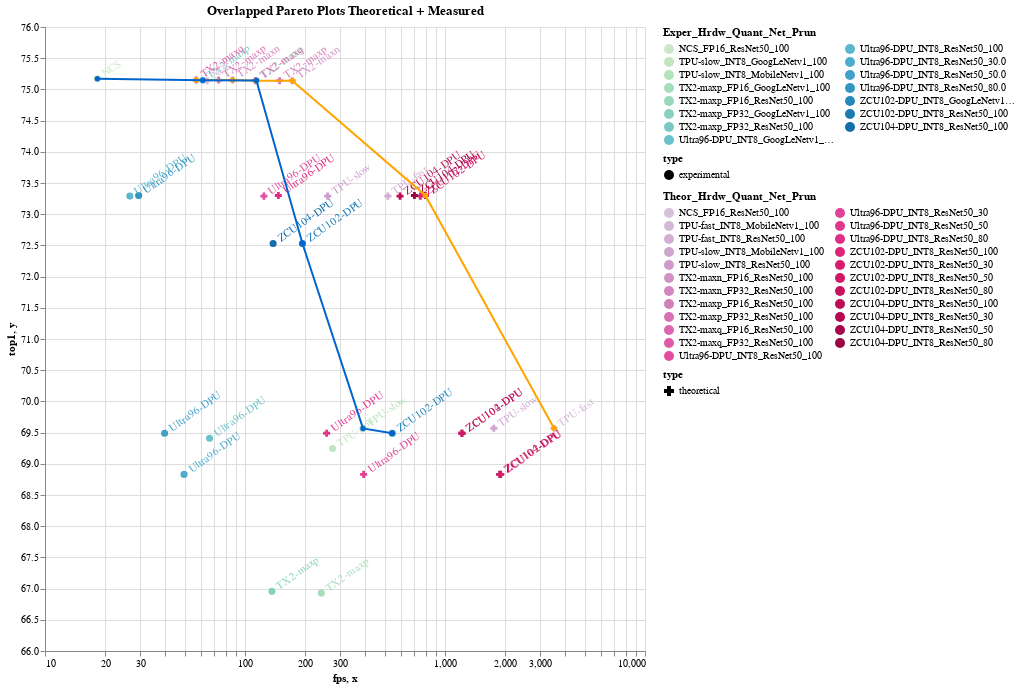

Notebook code for this chart:
### Code cell
#hide_input
df_charts = get_several_paretos_df(list_df = [df_theo, df_exper], groupcol='hardw_quant_net_prun' , xcol='fps' , ycol='top1', colors=['#FFA500', '#0066CC'])
chart1 = get_point_chart(df= df_exper, color_groupcol= 'hardw_quant_net_prun', shape_groupcol= 'type', size_groupcol='size', scheme='greenblue', xcol= 'fps', ycol= 'top1', shape='circle', legend_title_groupcol="Exper_Hrdw_Quant_Net_Prun" )
chart2 = get_point_chart(df= df_theo, color_groupcol= 'hardw_quant_net_prun', shape_groupcol= 'type', size_groupcol='size', scheme='purplered', xcol= 'fps', ycol= 'top1', shape='cross', legend_title_groupcol="Theor_Hrdw_Quant_Net_Prun" )

#df_charts = df_charts.append(pd.DataFrame([[chart2],[chart1]], columns=['charts']))
chart = df_charts.charts.sum(numeric_only = False)
alt.layer(
    chart1,
    chart2,
    chart
).resolve_scale(color='independent', shape='independent').properties(title='Overlapped Pareto Plots Theoretical + Measured')

### Figure 1 — Vega-Lite specification as saved in the notebook (floating-point values rounded to 4 significant figures)
{"config": {"view": {"continuousWidth": 400, "continuousHeight": 300}}, "layer": [{"layer": [{"mark": {"type": "point", "filled": true, "opacity": 1, "size": 50}, "encoding": {"color": {"type": "nominal", "field": "hardw_quant_net_prun", "legend": {"columns": 2, "title": "Exper_Hrdw_Quant_Net_Prun"}, "scale": {"scheme": "greenblue"}}, "shape": {"type": "nominal", "field": "type", "scale": {"range": ["circle"]}}, "tooltip": [{"type": "nominal", "field": "hardw_quant_net_prun"}, {"type": "nominal", "field": "type"}, {"type": "quantitative", "field": "fps"}, {"type": "quantitative", "field": "top1"}], "x": {"type": "quantitative", "field": "fps", "scale": {"type": "log"}}, "y": {"type": "quantitative", "field": "top1", "scale": {"zero": false}}}, "height": 624.0, "selection": {"selector005": {"type": "interval", "bind": "scales", "encodings": ["x", "y"]}}, "title": "  ", "width": 600}, {"mark": {"type": "text", "align": "left", "angle": 325, "baseline": "middle", "dx": 7}, "encoding": {"color": {"type": "nominal", "field": "hardw_quant_net_prun", "legend": {"columns": 2, "title": "Exper_Hrdw_Quant_Net_Prun"}, "scale": {"scheme": "greenblue"}}, "shape": {"type": "nominal", "field": "type", "scale": {"range": ["circle"]}}, "text": {"type": "nominal", "field": "hardw"}, "tooltip": [{"type": "nominal", "field": "hardw_quant_net_prun"}, {"type": "nominal", "field": "type"}, {"type": "quantitative", "field": "fps"}, {"type": "quantitative", "field": "top1"}], "x": {"type": "quantitative", "field": "fps", "scale": {"type": "log"}}, "y": {"type": "quantitative", "field": "top1", "scale": {"zero": false}}}, "height": 624.0, "title": "  ", "width": 600}], "data": {"name": "data-4d9dc084eb4512ca09f5ca0229bfda40"}}, {"layer": [{"mark": {"type": "point", "filled": true, "opacity": 1, "size": 50}, "encoding": {"color": {"type": "nominal", "field": "hardw_quant_net_prun", "legend": {"columns": 2, "title": "Theor_Hrdw_Quant_Net_Prun"}, "scale": {"scheme": "purplered"}}, "shape": {"type": "nominal", "field": "type", "scale": {"range": ["cross"]}}, "tooltip": [{"type": "nominal", "field": "hardw_quant_net_prun"}, {"type": "nominal", "field": "type"}, {"type": "quantitative", "field": "fps"}, {"type": "nominal", "field": "top1"}], "x": {"type": "quantitative", "field": "fps", "scale": {"type": "log"}}, "y": {"type": "quantitative", "field": "top1", "scale": {"zero": false}}}, "height": 624.0, "selection": {"selector006": {"type": "interval", "bind": "scales", "encodings": ["x", "y"]}}, "title": "  ", "width": 600}, {"mark": {"type": "text", "align": "left", "angle": 325, "baseline": "middle", "dx": 7}, "encoding": {"color": {"type": "nominal", "field": "hardw_quant_net_prun", "legend": {"columns": 2, "title": "Theor_Hrdw_Quant_Net_Prun"}, "scale": {"scheme": "purplered"}}, "shape": {"type": "nominal", "field": "type", "scale": {"range": ["cross"]}}, "text": {"type": "nominal", "field": "hardw"}, "tooltip": [{"type": "nominal", "field": "hardw_quant_net_prun"}, {"type": "nominal", "field": "type"}, {"type": "quantitative", "field": "fps"}, {"type": "nominal", "field": "top1"}], "x": {"type": "quantitative", "field": "fps", "scale": {"type": "log"}}, "y": {"type": "quantitative", "field": "top1", "scale": {"zero": false}}}, "height": 624.0, "title": "  ", "width": 600}], "data": {"name": "data-0d00e6dc920f15ac2038c0dd6d538bce"}}, {"layer": [{"data": {"name": "data-51fb11200defad865cc5bc0c41393302"}, "mark": {"type": "line", "point": true}, "encoding": {"color": {"value": "#FFA500"}, "tooltip": [{"type": "nominal", "field": "group"}, {"type": "quantitative", "field": "x"}, {"type": "nominal", "field": "y"}], "x": {"type": "quantitative", "field": "x"}, "y": {"type": "quantitative", "field": "y", "scale": {"zero": false}}}, "selection": {"selector003": {"type": "interval", "bind": "scales", "encodings": ["x", "y"]}}}, {"data": {"name": "data-feb53ac0ec3bcd1e68a63cca1faab0e4"}, "mark": {"type": "line", "point": true}, "encoding": {"color": {"value": "#0066CC"}, "tooltip": [{"type": "nominal", "field": "group"}, {"type": "quantitative", "field": "x"}, {"type": "quantitative", "field": "y"}], "x": {"type": "quantitative", "field": "x"}, "y": {"type": "quantitative", "field": "y", "scale": {"zero": false}}}, "selection": {"selector004": {"type": "interval", "bind": "scales", "encodings": ["x", "y"]}}}]}], "resolve": {"scale": {"color": "independent", "shape": "independent"}}, "title": "Overlapped Pareto Plots Theoretical + Measured", "$schema": "https://vega.github.io/schema/vega-lite/v4.0.2.json", "datasets": {"data-4d9dc084eb4512ca09f5ca0229bfda40": [{"top1": 75.17, "hardw": "NCS", "fps": 18.27, "network": "ResNet50", "type": "experimental", "hardw_quant_net_prun": "NCS_FP16_ResNet50_100", "batch/thread/stream": 128.0, "Op mode": null, "size": 120}, {"top1": 69.24, "hardw": "TPU-slow", "fps": 274.1, "network": "GNv1", "type": "experimental", "hardw_quant_net_prun": "TPU-slow_INT8_GoogLeNetv1_100", "batch/thread/stream": 1.0, "Op mode": "slow", "size": 120}, {"top1": 69.57, "hardw": "TPU-slow", "fps": 389.0, "network": "MobileNetv1", "type": "experimental", "hardw_quant_net_prun": "TPU-slow_INT8_MobileNetv1_100", "batch/thread/stream": 1.0, "Op mode": "slow", "size": 120}, {"top1": 66.93, "hardw": "TX2-maxp", "fps": 240.7, "network": "GNv1", "type": "experimental", "hardw_quant_net_prun": "TX2-maxp_FP16_GoogLeNetv1_100", "batch/thread/stream": 128.0, "Op mode": "maxp", "size": 120}, {"top1": 75.14, "hardw": "TX2-maxp", "fps": 114.0, "network": "ResNet50", "type": "experimental", "hardw_quant_net_prun": "TX2-maxp_FP16_ResNet50_100", "batch/thread/stream": 128.0, "Op mode": "maxp", "size": 120}, {"top1": 66.96, "hardw": "TX2-maxp", "fps": 136.3, "network": "GNv1", "type": "experimental", "hardw_quant_net_prun": "TX2-maxp_FP32_GoogLeNetv1_100", "batch/thread/stream": 128.0, "Op mode": "maxp", "size": 120}, {"top1": 75.15, "hardw": "TX2-maxp", "fps": 61.51, "network": "ResNet50", "type": "experimental", "hardw_quant_net_prun": "TX2-maxp_FP32_ResNet50_100", "batch/thread/stream": 128.0, "Op mode": "maxp", "size": 120}, {"top1": 69.41, "hardw": "Ultra96-DPU", "fps": 66.51, "network": "GNv1", "type": "experimental", "hardw_quant_net_prun": "Ultra96-DPU_INT8_GoogLeNetv1_100", "batch/thread/stream": 8.0, "Op mode": null, "size": 120}, {"top1": 73.29, "hardw": "Ultra96-DPU", "fps": 26.56, "network": "ResNet50", "type": "experimental", "hardw_quant_net_prun": "Ultra96-DPU_INT8_ResNet50_100", "batch/thread/stream": 8.0, "Op mode": null, "size": 120}, {"top1": 68.83, "hardw": "Ultra96-DPU", "fps": 49.58, "network": "ResNet50", "type": "experimental", "hardw_quant_net_prun": "Ultra96-DPU_INT8_ResNet50_30.0", "batch/thread/stream": 8.0, "Op mode": null, "size": 120}, {"top1": 69.49, "hardw": "Ultra96-DPU", "fps": 39.62, "network": "ResNet50", "type": "experimental", "hardw_quant_net_prun": "Ultra96-DPU_INT8_ResNet50_50.0", "batch/thread/stream": 8.0, "Op mode": null, "size": 120}, {"top1": 73.3, "hardw": "Ultra96-DPU", "fps": 29.4, "network": "ResNet50", "type": "experimental", "hardw_quant_net_prun": "Ultra96-DPU_INT8_ResNet50_80.0", "batch/thread/stream": 8.0, "Op mode": null, "size": 120}, {"top1": 69.49, "hardw": "ZCU102-DPU", "fps": 544.7, "network": "GNv1", "type": "experimental", "hardw_quant_net_prun": "ZCU102-DPU_INT8_GoogLeNetv1_100", "batch/thread/stream": 8.0, "Op mode": null, "size": 120}, {"top1": 72.53, "hardw": "ZCU102-DPU", "fps": 193.8, "network": "ResNet50", "type": "experimental", "hardw_quant_net_prun": "ZCU102-DPU_INT8_ResNet50_100", "batch/thread/stream": 8.0, "Op mode": null, "size": 120}, {"top1": 72.53, "hardw": "ZCU104-DPU", "fps": 138.3, "network": "ResNet50", "type": "experimental", "hardw_quant_net_prun": "ZCU104-DPU_INT8_ResNet50_100", "batch/thread/stream": 8.0, "Op mode": null, "size": 120}], "data-0d00e6dc920f15ac2038c0dd6d538bce": [{"top1": "69.57", "hardw": "TPU-fast", "fps": 3509.0, "network": "MobileNetv1", "type": "theoretical", "hardw_quant_net_prun": "TPU-fast_INT8_MobileNetv1_100", "batch/thread/stream": null, "Op mode": null, "size": 20}, {"top1": "69.57", "hardw": "TPU-slow", "fps": 1754.0, "network": "MobileNetv1", "type": "theoretical", "hardw_quant_net_prun": "TPU-slow_INT8_MobileNetv1_100", "batch/thread/stream": null, "Op mode": null, "size": 20}, {"top1": "73.29", "hardw": "Ultra96-DPU", "fps": 124.4, "network": "ResNet50", "type": "theoretical", "hardw_quant_net_prun": "Ultra96-DPU_INT8_ResNet50_100", "batch/thread/stream": null, "Op mode": null, "size": 20}, {"top1": "73.29", "hardw": "ZCU104-DPU", "fps": 595.9, "network": "ResNet50", "type": "theoretical", "hardw_quant_net_prun": "ZCU104-DPU_INT8_ResNet50_100", "batch/thread/stream": null, "Op mode": null, "size": 20}, {"top1": "73.29", "hardw": "ZCU102-DPU", "fps": 752.9, "network": "ResNet50", "type": "theoretical", "hardw_quant_net_prun": "ZCU102-DPU_INT8_ResNet50_100", "batch/thread/stream": null, "Op mode": null, "size": 20}, {"top1": "73.29", "hardw": "TPU-fast", "fps": 518.1, "network": "ResNet50", "type": "theoretical", "hardw_quant_net_prun": "TPU-fast_INT8_ResNet50_100", "batch/thread/stream": null, "Op mode": null, "size": 20}, {"top1": "73.29", "hardw": "TPU-slow", "fps": 259.1, "network": "ResNet50", "type": "theoretical", "hardw_quant_net_prun": "TPU-slow_INT8_ResNet50_100", "batch/thread/stream": null, "Op mode": null, "size": 20}, {"top1": "73.30", "hardw": "Ultra96-DPU", "fps": 146.8, "network": "ResNet50", "type": "theoretical", "hardw_quant_net_prun": "Ultra96-DPU_INT8_ResNet50_80", "batch/thread/stream": null, "Op mode": null, "size": 20}, {"top1": "73.30", "hardw": "ZCU104-DPU", "fps": 703.4, "network": "ResNet50", "type": "theoretical", "hardw_quant_net_prun": "ZCU104-DPU_INT8_ResNet50_80", "batch/thread/stream": null, "Op mode": null, "size": 20}, {"top1": "73.30", "hardw": "ZCU102-DPU", "fps": 797.5, "network": "ResNet50", "type": "theoretical", "hardw_quant_net_prun": "ZCU102-DPU_INT8_ResNet50_80", "batch/thread/stream": null, "Op mode": null, "size": 20}, {"top1": "69.49", "hardw": "Ultra96-DPU", "fps": 256.0, "network": "ResNet50", "type": "theoretical", "hardw_quant_net_prun": "Ultra96-DPU_INT8_ResNet50_50", "batch/thread/stream": null, "Op mode": null, "size": 20}, {"top1": "69.49", "hardw": "ZCU104-DPU", "fps": 1216.0, "network": "ResNet50", "type": "theoretical", "hardw_quant_net_prun": "ZCU104-DPU_INT8_ResNet50_50", "batch/thread/stream": null, "Op mode": null, "size": 20}, {"top1": "69.49", "hardw": "ZCU102-DPU", "fps": 1216.0, "network": "ResNet50", "type": "theoretical", "hardw_quant_net_prun": "ZCU102-DPU_INT8_ResNet50_50", "batch/thread/stream": null, "Op mode": null, "size": 20}, {"top1": "68.83", "hardw": "Ultra96-DPU", "fps": 391.8, "network": "ResNet50", "type": "theoretical", "hardw_quant_net_prun": "Ultra96-DPU_INT8_ResNet50_30", "batch/thread/stream": null, "Op mode": null, "size": 20}, {"top1": "68.83", "hardw": "ZCU104-DPU", "fps": 1878.0, "network": "ResNet50", "type": "theoretical", "hardw_quant_net_prun": "ZCU104-DPU_INT8_ResNet50_30", "batch/thread/stream": null, "Op mode": null, "size": 20}, {"top1": "68.83", "hardw": "ZCU102-DPU", "fps": 1901.0, "network": "ResNet50", "type": "theoretical", "hardw_quant_net_prun": "ZCU102-DPU_INT8_ResNet50_30", "batch/thread/stream": null, "Op mode": null, "size": 20}, {"top1": "75.14", "hardw": "TX2-maxn", "fps": 172.3, "network": "ResNet50", "type": "theoretical", "hardw_quant_net_prun": "TX2-maxn_FP16_ResNet50_100", "batch/thread/stream": null, "Op mode": null, "size": 20}, {"top1": "75.14", "hardw": "TX2-maxp", "fps": 149.0, "network": "ResNet50", "type": "theoretical", "hardw_quant_net_prun": "TX2-maxp_FP16_ResNet50_100", "batch/thread/stream": null, "Op mode": null, "size": 20}, {"top1": "75.14", "hardw": "TX2-maxq", "fps": 112.7, "network": "ResNet50", "type": "theoretical", "hardw_quant_net_prun": "TX2-maxq_FP16_ResNet50_100", "batch/thread/stream": null, "Op mode": null, "size": 20}, {"top1": "75.14", "hardw": "NCS", "fps": 64.77, "network": "ResNet50", "type": "theoretical", "hardw_quant_net_prun": "NCS_FP16_ResNet50_100", "batch/thread/stream": null, "Op mode": null, "size": 20}, {"top1": "75.15", "hardw": "TX2-maxn", "fps": 86.79, "network": "ResNet50", "type": "theoretical", "hardw_quant_net_prun": "TX2-maxn_FP32_ResNet50_100", "batch/thread/stream": null, "Op mode": null, "size": 20}, {"top1": "75.15", "hardw": "TX2-maxp", "fps": 73.83, "network": "ResNet50", "type": "theoretical", "hardw_quant_net_prun": "TX2-maxp_FP32_ResNet50_100", "batch/thread/stream": null, "Op mode": null, "size": 20}, {"top1": "75.15", "hardw": "TX2-maxq", "fps": 56.99, "network": "ResNet50", "type": "theoretical", "hardw_quant_net_prun": "TX2-maxq_FP32_ResNet50_100", "batch/thread/stream": null, "Op mode": null, "size": 20}], "data-51fb11200defad865cc5bc0c41393302": [{"x": 56.99, "y": "75.15", "group": "TX2-maxq_FP32_ResNet50_100"}, {"x": 86.79, "y": "75.15", "group": "TX2-maxn_FP32_ResNet50_100"}, {"x": 112.7, "y": "75.14", "group": "TX2-maxq_FP16_ResNet50_100"}, {"x": 172.3, "y": "75.14", "group": "TX2-maxn_FP16_ResNet50_100"}, {"x": 797.5, "y": "73.30", "group": "ZCU102-DPU_INT8_ResNet50_80"}, {"x": 3509.0, "y": "69.57", "group": "TPU-fast_INT8_MobileNetv1_100"}], "data-feb53ac0ec3bcd1e68a63cca1faab0e4": [{"x": 18.27, "y": 75.17, "group": "NCS_FP16_ResNet50_100"}, {"x": 61.51, "y": 75.15, "group": "TX2-maxp_FP32_ResNet50_100"}, {"x": 114.0, "y": 75.14, "group": "TX2-maxp_FP16_ResNet50_100"}, {"x": 193.8, "y": 72.53, "group": "ZCU102-DPU_INT8_ResNet50_100"}, {"x": 389.0, "y": 69.57, "group": "TPU-slow_INT8_MobileNetv1_100"}, {"x": 544.7, "y": 69.49, "group": "ZCU102-DPU_INT8_GoogLeNetv1_100"}]}}
